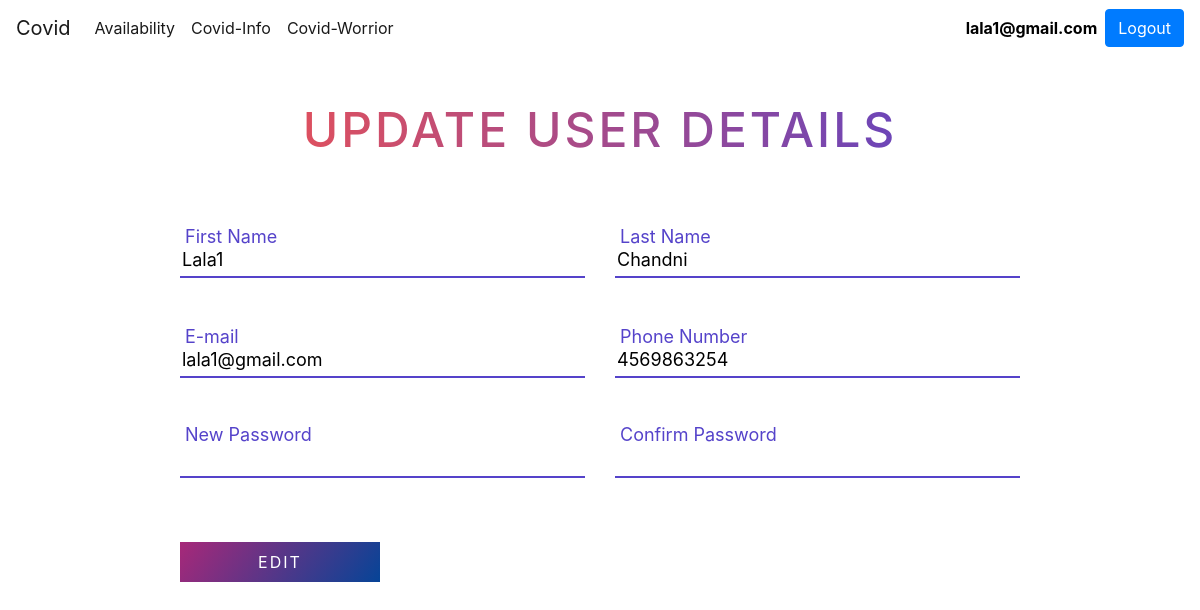
Screenshot of /editProfile.php (signed in) with the database file from the repository.
### tables this page shows
CREATE TABLE `users` (
  `id` int(100) NOT NULL,
  `email` varchar(120) NOT NULL,
  `password` varchar(255) NOT NULL,
  `firstname` varchar(60) NOT NULL,
  `lastname` varchar(60) NOT NULL,
  `phone_no` varchar(10) NOT NULL,
  `created_at` datetime NOT NULL DEFAULT current_timestamp(),
  `update_at` datetime NOT NULL DEFAULT current_timestamp() ON UPDATE current_timestamp(),
  `vendor_id` int(100) NOT NULL,
  `status` enum('active','inactive') NOT NULL DEFAULT 'inactive'
);

### includes/database.php (called while the page is built, shortened)
<?php
class Database
{
    private $connection;
    public function open_db_connection()
    {
        try {
            $this->connection = new PDO("mysql:host=".DB_HOST.";dbname=".DB_NAME,DB_USER,DB_PASS);
            $this->connection->setAttribute(PDO::ATTR_ERRMODE, PDO::ERRMODE_EXCEPTION);
          } catch(PDOException $e) {
            echo "Connection failed: " . $e->getMessage();
          }
    }
    public function query($query,$arr=[])
    {
        if(empty($arr))
        {
            $result=$this->connection->query($query);
            return $result;
        }
        else
        {
            $stmt=$this->connection->prepare($query);
            $result=$stmt->execute($arr);
            return $stmt;
        }
    }
}
$database=new Database();

### includes/users.php (called while the page is built, shortened)
<?php
require_once('database.php');
class User
{
	public static function find_user_by_email($email)
	{
		global $database;
		$q='select * from users where email=?';
		$result=$database->query($q,array($email));
		$row=$result->fetch();
		return self::getObject($row);
	}
	public static function getObject($row)
	{
		$user=new User();
		foreach ($row as $key => $value) {
		if($user->checkKey($key))
				{
				$user->{$key}=$value;
				}
			}
		return $user;
	}
	public  function checkKey($key)
	{
		$properties=get_object_vars($this);
		return array_key_exists($key, $properties);
	}
}
?>

### editProfile.php (the view, shortened to what this page needs)
<?php
require('includes/users.php');
if(isset($_SESSION['email']))
{
    $user=User::find_user_by_email($_SESSION['email']);
}
else
{
    header('Location:index.php');
}
?>
<!Doctype html>
<html lang="en">
<head>
    <link rel="stylesheet" href="https://cdn.jsdelivr.net/npm/bootstrap@4.5.3/dist/css/bootstrap.min.css"
>
</head>
<body>
    <header>
<?php
include"navbar.php";
?>
    <section class="get-in-touch">
        <h1 class="title" style="font-size: 4vw;">Update User Details</h1>
        <form id="form" class="contact-form row" action="editProfileProcess.php" method="post" >
            <div class="form-field col-lg-6">
                <input id="fname" class="input-text js-input" type="text" required name="fname" value=<?php echo $user->firstname ?>>
                <label class="label" for="fname">First Name</label>
            </div>
            <div class="form-field col-lg-6">
                <input id="lname" class="input-text js-input" type="text" required name="lname" value=<?php echo $user->lastname ?>>
                <label class="label" for="lname">Last Name</label>
            </div>
            <div class="form-field col-lg-6 ">
                <input id="email" class="input-text js-input" type="email" required name="email" readonly value=<?php echo $user->email ?>>
                <label class="label" for="email">E-mail</label>
            </div>
            <div class="form-field col-lg-6 ">
                <input id="phone" class="input-text js-input" type="tel" pattern="^\d{3}\d{3}\d{4}$" required
                    name="orgno" value=<?php echo $user->phone_no ?>>
                <label class="label" for="phone">Phone Number</label>
            </div>
            <div class="form-field col-lg-6 ">
                <input id="pass" class="input-text js-input" type="password" required name="orgpass">
                <label class="label" for="pass">New Password <span id="passlabel" style="color:red;font-size:12px"></span></label>
            </div>
            <div class="form-field col-lg-6 ">
                <input id="cpass" class="input-text js-input" type="password" required name="orgcpass">
              <label  class="label" for="cpass">Confirm Password <span id="cpasslabel" style="color:red;font-size:12px"></span></label>
            </div>
            <div class="form-field col-lg-12">
                <input class="submit-btn" type="submit" value="Edit" name="edit">
            </div>
        </form>
    </section>
</body>
</html>

### editProfile.php (style rules this page uses)
.get-in-touch { max-width: 70%; margin-top: 50px; margin-bottom: auto; margin-left: auto; margin-right: auto; position: relative; }
.get-in-touch .title { text-align: center; text-transform: uppercase; letter-spacing: 3px; font-size: 3.2em; line-height: 48px; padding-bottom: 48px; color: #5543ca; background: #5543ca; background: -moz-linear-gradient(left, #f4524d 0%, #5543ca 100%) !important; background: -webkit-linear-gradient(left, #f4524d 0%, #5543ca 100%) !important; background: linear-gradient(to right, #f4524d 0%, #5543ca 100%) !important; -webkit-background-clip: text !important; -webkit-text-fill-color: transparent !important; }
.contact-form .form-field { position: relative; margin: 32px 0; }
.contact-form .input-text { display: block; width: 100%; height: 36px; border-width: 0 0 2px 0; border-color: #5543ca; font-size: 18px; line-height: 26px; font-weight: 400; }
.contact-form .label { position: absolute; left: 20px; bottom: 20px; font-size: 18px; line-height: 26px; font-weight: 400; color: #5543ca; cursor: text; transition: -webkit-transform .2s ease-in-out; transition: transform .2s ease-in-out; transition: transform .2s ease-in-out, -webkit-transform .2s ease-in-out; }
.contact-form .submit-btn { display: inline-block; background-color: #000; background-image: linear-gradient(125deg, #a72879, #064497); color: #fff; text-transform: uppercase; letter-spacing: 2px; font-size: 16px; padding: 8px 16px; border: none; width: 200px; cursor: pointer; }

### rows the page displays
users: fname "Lala1", lname "Chandni", email "lala1@gmail.com", orgno "4569863254"

### other values shown
$_SESSION['email'] "lala1@gmail.com"
